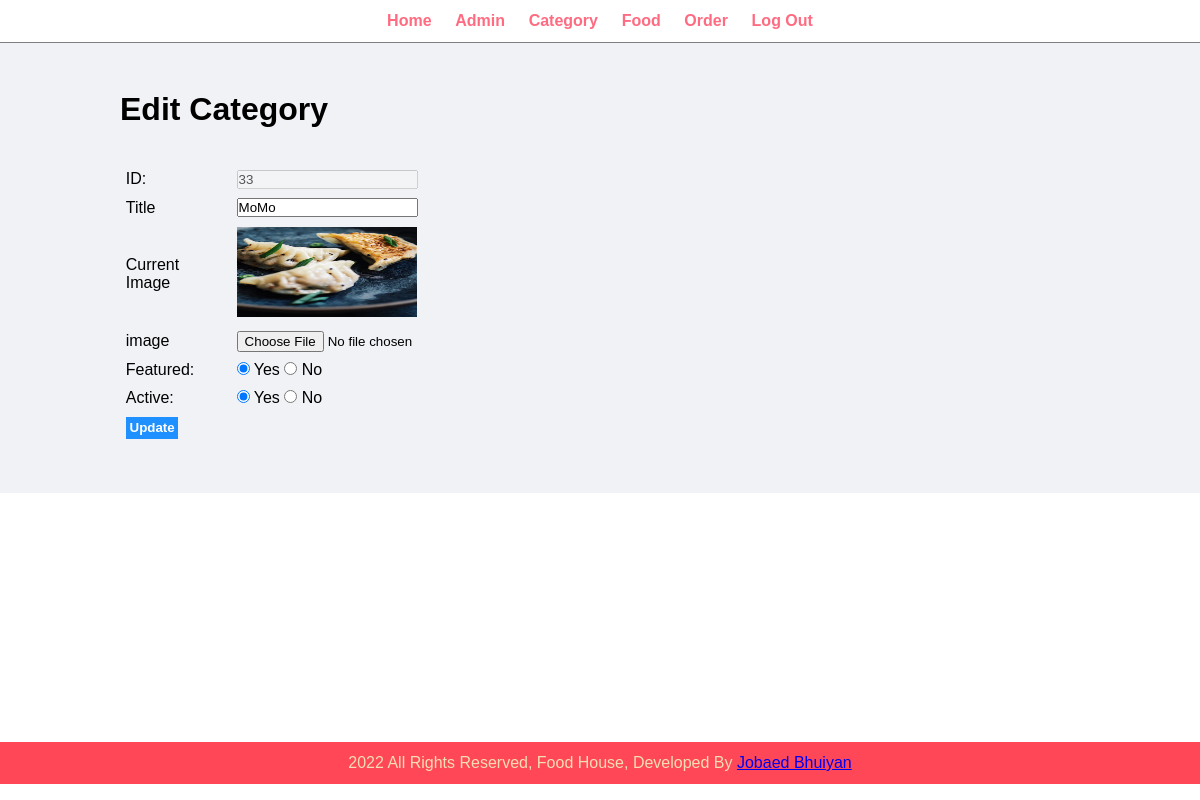
Page /admin/update-category.php?id=33 (signed in) on the committed database.
### tables this page shows
CREATE TABLE `category` (
  `id` int(11) NOT NULL,
  `title` varchar(100) NOT NULL,
  `image` varchar(250) NOT NULL,
  `featured` varchar(10) NOT NULL,
  `active` varchar(10) NOT NULL
);

### admin/update-category.php (the view, shortened to what this page needs)
<?php
require "partials/menu.php";
require "../config/db.php";
$gid = $_GET['id'];
$s = "SELECT * FROM category WHERE id = '$gid'";
$res = $conn->query($s);
$row = $res->fetch_assoc();
?>
<div class="main-content">
    <div class="wrapper">
        <h1>Edit Category</h1>
        <br>
        <br>
        <form action="" method="POST" enctype="multipart/form-data">
            <table class="tbl-30">
                <tr>
                    <td>ID:</td>
                    <td><input type="text" name="id" value="<?php echo $row['id'] ?>" disabled name="id"></td>
                </tr>
                <tr>
                    <td>Title</td>
                    <td><input type="text" value="<?php echo $row['title'] ?>" name="title"></td>
                </tr>
                <tr>
                    <td>Current Image</td>
                    <td> <img class='backup_picture' width="180px" height="90px" src="../images/category/<?php echo $row['image'] ?>" alt=""> </td>
                </tr>
                <tr>
                    <td>image</td>
                    <td><input type="file" accept="image/png, image/gif, image/jpeg" name="image"></td>
                </tr>
                <tr>
                    <td>Featured:</td>
                    <td>
                        <input <?php if ($row['featured'] == "Yes") {
                                    echo "checked";
                                } ?> type="radio" name="featured" value="Yes"> Yes
                        <input <?php if ($row['featured'] == "No") {
                                    echo "checked";
                                } ?> type="radio" name="featured" value="No"> No
                    </td>
                </tr>
                <tr>
                    <td>Active:</td>
                    <td>
                        <input <?php if ($row['featured'] == "Yes") {
                                    echo "checked";
                                } ?> type="radio" name="active" value="Yes"> Yes
                        <input <?php if ($row['featured'] == "No") {
                                    echo "checked";
                                } ?> type="radio" name="active" value="No"> No
                    </td>
                </tr>
                <tr>
                    <td colspan="2">
                        <input type="submit" class="btn-primary" name="update" value="Update">
                    </td>
                </tr>
            </table>
        </form>
    </div>
</div>
<?php
require "partials/footer.php";
?>
</body>
</html>

### css/admin.css (style rules this page uses)
* { margin: 0 0; padding: 0 0; font-family: Arial, Helvetica, sans-serif; }
.wrapper { padding: 1%; width: 80%; margin: 0 auto; }
.tbl-30 { width: 40%; }
table tr td { padding: 1%; }
.btn-primary { background-color: #1e90ff; padding: 1%; color: white; text-decoration: none; font-weight: bold; border: none; }
.main-content { background-color: #f1f2f6; padding: 3% 0; }

### rows in the picture
category: id "33", title "MoMo", image (picture), featured "☑"
